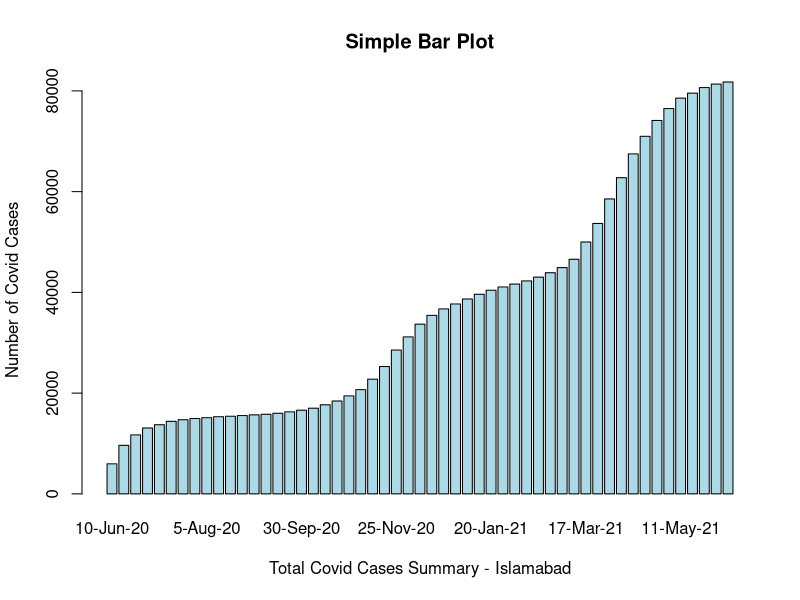

Recreate this plot in R.
#IMPORTING DATA FROM .csv FILE in variable: Cases_Per_Province
Cases_Per_Province = read.csv("COVID-19 Cases - Per Province.csv", TRUE, ",")

#Displaying Cases_Per_Province DATA
#Cases_Per_Province

#Displaying summary 
#summary(Cases_Per_Province$Total_Cases)

#Constructing a simple Bar Chart
#barplot(Cases_Per_Province$Total_Cases, main="Simple Bar Plot", col = rainbow(length(Cases_Per_Province$Total_Cases)), xlab="Total Covid Cases Summary - Per Province", ylab="Number of Covid Cases", names.arg=Cases_Per_Province$Country_Code)
#legend("topright", Cases_Per_Province$Country_Code, cex = 0.5, fill = rainbow(length(Cases_Per_Province$Total_Cases)))
#------------------------------------------------------------------------------------------------------------------------------------------------------------------------------------------------------------------------
#IMPORTING DATA FROM .csv FILE in variable: Cases_Punjab
Cases_Punjab = read.csv("COVID-19 Cases - Punjab.csv", TRUE, ",")

#Displaying Cases_Punjab DATA
#Cases_Punjab

#Displaying summary 
#summary(Cases_Punjab$Total_Cases)

#Constructing a simple Bar Chart
#barplot(Cases_Punjab$Total_Cases, main="Simple Bar Plot", col = "light blue", xlab="Total Covid Cases Summary - Punjab", ylab="Number of Covid Cases", names.arg=Cases_Punjab$Date)
#------------------------------------------------------------------------------------------------------------------------------------------------------------------------------------------------------------------------
#IMPORTING DATA FROM .csv FILE in variable: Cases_Islamabad
Cases_Sindh = read.csv("COVID-19 Cases - Sindh.csv", TRUE, ",")

#Displaying Cases_Per_Province DATA
#Cases_Sindh

#Displaying summary 
#summary(Cases_Sindh$Total_Cases)

#Constructing a simple Bar Chart
#barplot(Cases_Sindh$Total_Cases, main="Simple Bar Plot", col = "light blue", xlab="Total Covid Cases Summary - Sindh", ylab="Number of Covid Cases", names.arg=Cases_Sindh$Date)
#------------------------------------------------------------------------------------------------------------------------------------------------------------------------------------------------------------------------
#IMPORTING DATA FROM .csv FILE in variable: Cases_Islamabad
Cases_Balochistan = read.csv("COVID-19 Cases - Balochistan.csv", TRUE, ",")

#Displaying Cases_Per_Province DATA
#Cases_Balochistan

#Displaying summary 
#summary(Cases_Balochistan$Total_Cases)

#Constructing a simple Bar Chart
#barplot(Cases_Balochistan$Total_Cases, main="Simple Bar Plot", col = "light blue", xlab="Total Covid Cases Summary - Balochistan", ylab="Number of Covid Cases", names.arg=Cases_Balochistan$Date)
#------------------------------------------------------------------------------------------------------------------------------------------------------------------------------------------------------------------------
#IMPORTING DATA FROM .csv FILE in variable: Cases_Islamabad
Cases_Khyber_Pakhtunkhwa = read.csv("COVID-19 Cases - Khyber Pakhtunkhwa.csv", TRUE, ",")

#Displaying Cases_Per_Province DATA
#Cases_Khyber_Pakhtunkhwa

#Displaying summary 
#summary(Cases_Khyber_Pakhtunkhwa$Total_Cases)

#Constructing a simple Bar Chart
#barplot(Cases_Khyber_Pakhtunkhwa$Total_Cases, main="Simple Bar Plot", col = "light blue", xlab="Total Covid Cases Summary - Khyber Pakhtunkhwa", ylab="Number of Covid Cases", names.arg=Cases_Khyber_Pakhtunkhwa$Date)
#------------------------------------------------------------------------------------------------------------------------------------------------------------------------------------------------------------------------
#IMPORTING DATA FROM .csv FILE in variable: Cases_Islamabad
Cases_Gilgit_Baltistan = read.csv("COVID-19 Cases - Gilgit Baltistan.csv", TRUE, ",")

#Displaying Cases_Per_Province DATA
#Cases_Gilgit_Baltistan

#Displaying summary 
#summary(Cases_Gilgit_Baltistan$Total_Cases)

#Constructing a simple Bar Chart
#barplot(Cases_Gilgit_Baltistan$Total_Cases, main="Simple Bar Plot", col = "light blue", xlab="Total Covid Cases Summary - Gilgit Baltistan", ylab="Number of Covid Cases", names.arg=Cases_Gilgit_Baltistan$Date)
#------------------------------------------------------------------------------------------------------------------------------------------------------------------------------------------------------------------------
#IMPORTING DATA FROM .csv FILE in variable: Cases_Islamabad
Cases_Azaad_Jammu_Kashmir = read.csv("COVID-19 Cases - Azaad Jammu Kashmir.csv", TRUE, ",")

#Displaying Cases_Per_Province DATA
#Cases_Azaad_Jammu_Kashmir

#Displaying summary 
#summary(Cases_Azaad_Jammu_Kashmir$Total_Cases)

#Constructing a simple Bar Chart
#barplot(Cases_Azaad_Jammu_Kashmir$Total_Cases, main="Simple Bar Plot", col = "light blue", xlab="Total Covid Cases Summary - Azaad Jammu Kashmir", ylab="Number of Covid Cases", names.arg=Cases_Azaad_Jammu_Kashmir$Date)
#------------------------------------------------------------------------------------------------------------------------------------------------------------------------------------------------------------------------
#IMPORTING DATA FROM .csv FILE in variable: Cases_Islamabad
Cases_Islamabad = read.csv("COVID-19 Cases - Islamabad.csv", TRUE, ",")

#Displaying Cases_Per_Province DATA
#Cases_Islamabad

#Displaying summary 
summary(Cases_Islamabad$Total_Cases)

#Constructing a simple Bar Chart
barplot(Cases_Islamabad$Total_Cases, main="Simple Bar Plot", col = "light blue", xlab="Total Covid Cases Summary - Islamabad", ylab="Number of Covid Cases", names.arg=Cases_Islamabad$Date)
